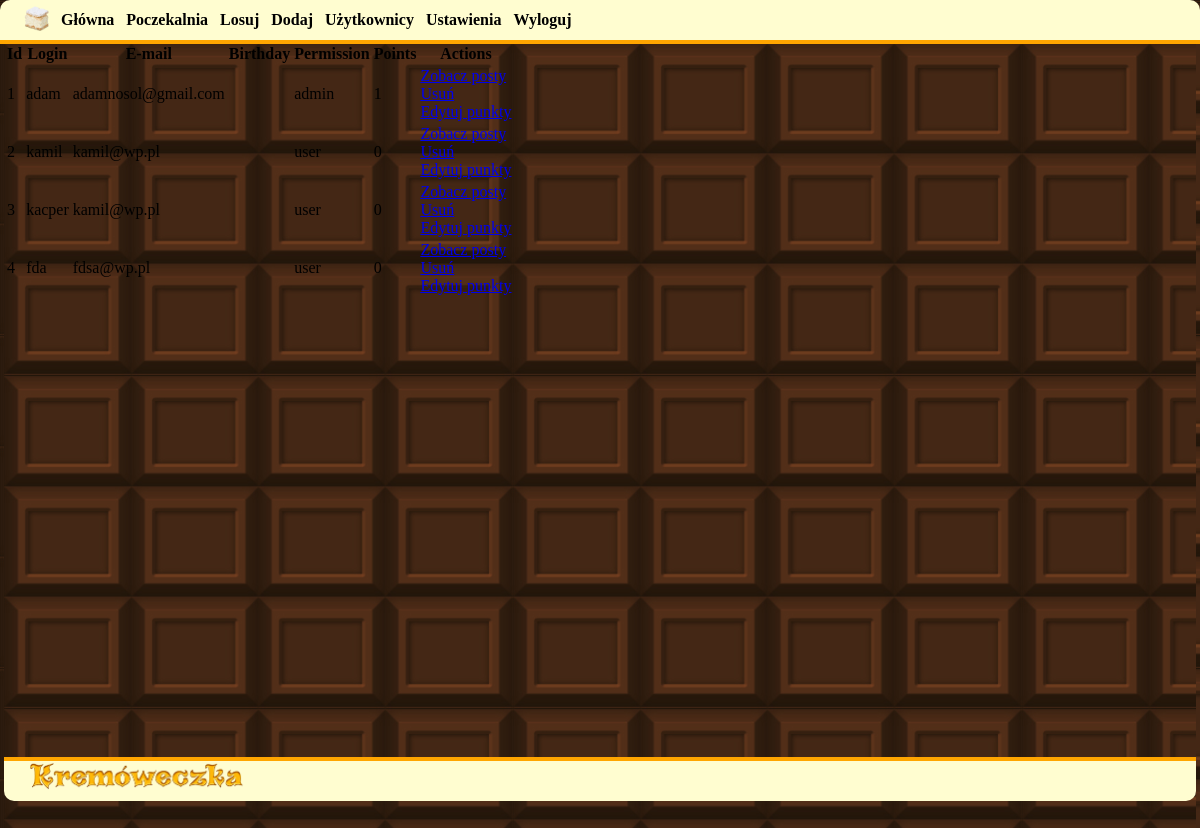
Page /index.php?action=users (signed in) on the earlier database version.
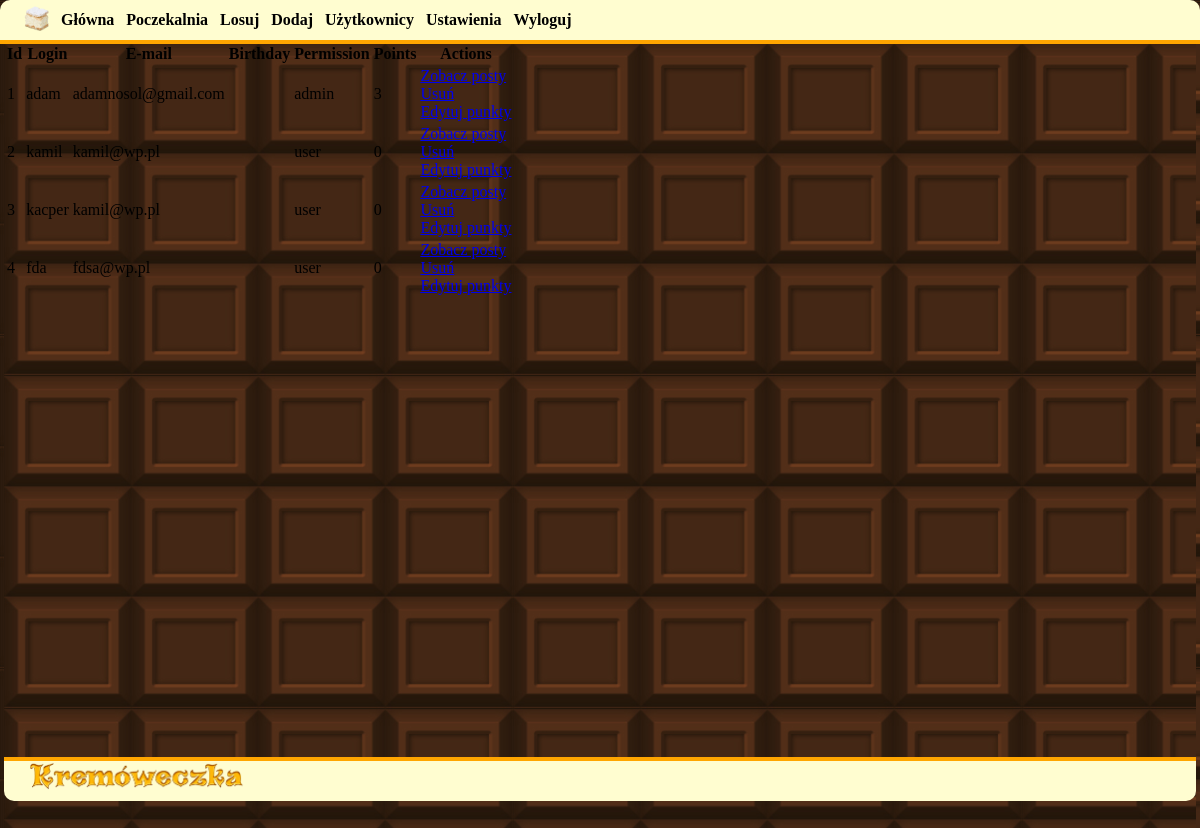
Same page on the later database version.
### tables this page shows
CREATE TABLE `users` (
  `IDuser` int(10) UNSIGNED NOT NULL,
  `login` varchar(20) NOT NULL,
  `email` varchar(40) NOT NULL,
  `password` varchar(100) NOT NULL,
  `permission` enum('admin','moderator','user','') NOT NULL DEFAULT 'user',
  `birthday` date DEFAULT NULL,
  `points` int(11) NOT NULL DEFAULT 0
);

### actions/users.php (called while the page is built, shortened)
<?php
if($_SESSION['permission']=='admin')
{
$stmt = $db->query("SELECT * FROM users");
}
?>

### view/user_table.php (the view)
<table class="users">
        <tr>
                <th>Id</th>
                <th>Login</th>
                <th>E-mail</th>
                <th>Birthday</th>
                <th>Permission</th>
                <th>Points</th>
                <th>Actions</th>
        </tr>
        <?php while($user=$stmt->fetch()): ?>
        <tr>
                <td><?php echo $user['IDuser']; ?></td>
                <td><?php echo $user['login']; ?></td>
                <td><?php echo $user['email']; ?></td>
                <td><?php echo $user['birthday']; ?></td>
                <td><?php echo $user['permission']; ?></td>
                <td><?php echo $user['points']; ?></td>
                <td>
                        <a href="index.php?action=users&id=<?php echo $user['IDuser'];?>&do=view">Zobacz posty</a><br>
                        <a href="index.php?action=users&id=<?php echo $user['IDuser'];?>&do=delete">Usuń</a><br>
                        <a href="index.php?action=users&id=<?php echo $user['IDuser'];?>&do=edit">Edytuj punkty</a>
                </td>
        </tr>
        <?php endwhile; ?>
</table>

### index.php (shortened to what this page needs)
<?php
$actions = array('home', 'register', 'login', 'lobby','post','settings','postval','users','random','logout','add','pageNotFound');
$action = 'home';
if (array_key_exists('action', $_GET))
{
    if (in_array($_GET['action'] , $actions))
    {
        $action = $_GET['action'];
    }
    else
    {
        $action = 'pageNotFound';
    }
}
if(file_exists(_ROOT_PATH.DIRECTORY_SEPARATOR.'actions'.DIRECTORY_SEPARATOR.$action.'.php'))
    include(_ROOT_PATH.DIRECTORY_SEPARATOR.'actions'.DIRECTORY_SEPARATOR.$action.'.php');
if(file_exists(_ROOT_PATH.DIRECTORY_SEPARATOR.'view'.DIRECTORY_SEPARATOR.$action.'.php'))
{
    include(_ROOT_PATH.DIRECTORY_SEPARATOR.'view'.DIRECTORY_SEPARATOR.'header.php');
    include(_ROOT_PATH.DIRECTORY_SEPARATOR.'view'.DIRECTORY_SEPARATOR.$action.'.php');
    include(_ROOT_PATH.DIRECTORY_SEPARATOR.'view'.DIRECTORY_SEPARATOR.'footer.php');
}
?>

### view/header.php (shortened to what this page needs)
<head>
</head>
        <header>
            <div id="buttons">
                <?php
                echo '<a class=button href=index.php?action=home><img class="logo" src="logo.png"></a>';
                if (array_key_exists('permission', $_SESSION))
                {
                    switch($_SESSION['permission'])
                    {
                        case 'admin':
                                echo '<a class=button href=index.php?action=home>Główna</a>';
                                echo '<a class=button href=index.php?action=lobby>Poczekalnia</a>';
                                echo '<a class=button href=index.php?action=random>Losuj</a>';
                                echo '<a class=button href=index.php?action=add>Dodaj</a>';
                                echo '<a class=button href=index.php?action=users>Użytkownicy</a>';
                                echo '<a class=button href=index.php?action=settings>Ustawienia</a>';
                                echo '<a class=button href=index.php?action=logout>Wyloguj</a>';
                                break;
                    }
                }
                ?>
            </div>
        </header>

### view/users.php (shortened to what this page needs)
<!DOCTYPE html>
<html>
<head>
<link rel="stylesheet" href="style.css" />
</head>
<body>
        <section>
                <?php if(array_key_exists('do',$_GET) && array_key_exists('id',$_GET)): ?>
                        <?php if($_GET['do']=='view'): ?>
                                <?php include(_ROOT_PATH.DIRECTORY_SEPARATOR.'view'.DIRECTORY_SEPARATOR.'view.php'); ?>
                        <?php elseif($_GET['do']=='delete'): ?>
                                <?php include(_ROOT_PATH.DIRECTORY_SEPARATOR.'view'.DIRECTORY_SEPARATOR.'delete.php'); ?>
                        <?php elseif($_GET['do']=='edit'): ?>
                                <?php include(_ROOT_PATH.DIRECTORY_SEPARATOR.'view'.DIRECTORY_SEPARATOR.'edit.php'); ?>
                        <?php endif; ?>
                <?php else: ?>
                        <?php include(_ROOT_PATH.DIRECTORY_SEPARATOR.'view'.DIRECTORY_SEPARATOR.'user_table.php'); ?>
                <?php endif; ?>
        </section>
</body>
</html>

### view/footer.php
<footer>
    <img class="logofooter" src="Kremlogo.png">
</footer>

### style.css (style rules this page uses)
html,body { background-image: url("choco.png"); background-repeat: repeat; height: calc(100% - 6px); margin: 2px; min-height: 630px; min-width: 720px; }
header { position: fixed; top:0; left: 0; right: 0; border-top-left-radius: 10px; border-top-right-radius: 10px; min-height: 40px; min-width: 720px; background-color: #FFFDD0; border-bottom: 4px solid orange; }
section { margin-top: 40px; min-height: 90%; font-weight: bold; color: orange; }
footer { border-bottom-left-radius: 10px; border-bottom-right-radius: 10px; bottom: 0; border-top: 4px solid orange; min-height: 40px; background-color: #FFFDD0; padding-left:2%; color: white; }
#buttons { position: relative; left: 0.5%; margin-left: 1%; width: 90%; height: 100%; }
.button { position: relative; font-weight: bold; background-color: #FFFDD0; color: black; top: 20%; padding: 4px; text-align: center; text-decoration: none; display: inline; font-size: 16px; margin: 4px 2px; border-style: hidden; }
.logo { display: inline; position: relative; top:6px; width:25px; height:25px; }
.logofooter { position: relative; height: 30px; width: 217px; }

Differences in the rows shown:
changed users "adam": points "1" → "3"
